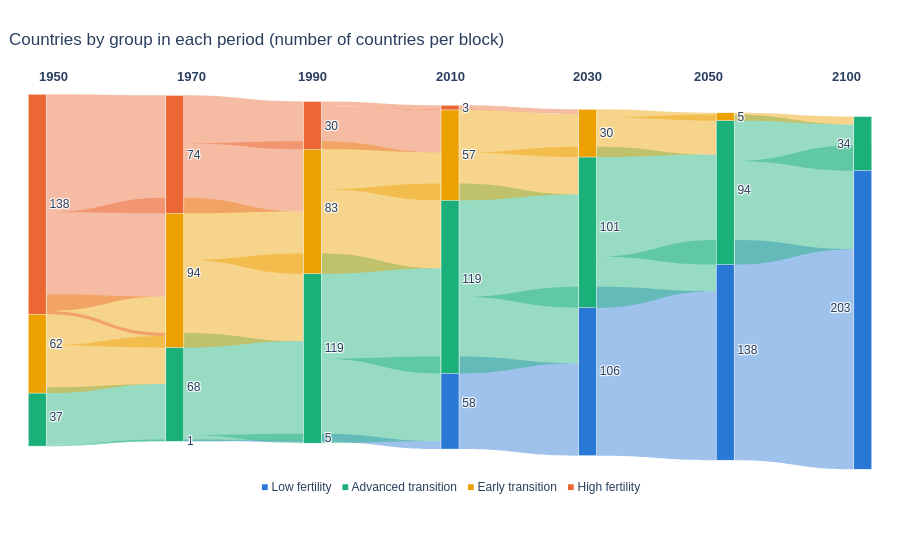

Write notebook code for a chart like this one.
### Markdown cell above
## 15. Sankey: migração entre grupos por época

Cada coluna é uma época; cada bloco é um grupo, com o número de países no tamanho do bloco. Os fluxos ligam os países que estavam em um grupo numa época e estão em outro na época seguinte. A cor do fluxo é a do grupo de origem.

### Code cell
def hex_para_rgba(cor, alfa):
    r, g, b = (int(cor[i:i + 2], 16) for i in (1, 3, 5))
    return f"rgba({r},{g},{b},{alfa})"

def sankey_epocas(grupos, k):
    nomes = [EN_GRUPO[n] for n in nomes_grupos(k)]
    epocas = sorted(grupos["epoca"].unique())
    total = grupos["LocID"].nunique()
    contagem = grupos.groupby(["epoca", "grupo"]).size()

    # Posições fixas: uma coluna por época; blocos empilhados do topo para a base
    margem_topo, altura_util, espaco = 0.90, 0.80, 0.02
    x_pos, y_pos, rotulos, cores_no, no_idx = [], [], [], [], {}
    for i, epoca in enumerate(epocas):
        x = 0.02 + i * (0.96 / (len(epocas) - 1))
        y = margem_topo
        for g in range(k):
            n = int(contagem.get((epoca, g), 0))
            if n == 0:
                continue
            altura = altura_util * n / total
            no_idx[(epoca, g)] = len(rotulos)
            x_pos.append(x)
            y_pos.append(min(0.99, max(0.01, y - altura / 2)))
            rotulos.append(f"{n}")
            cores_no.append(CORES[g])
            y -= altura + espaco

    origem, destino, valor, cor_fluxo, texto = [], [], [], [], []
    for e1, e2 in zip(epocas[:-1], epocas[1:]):
        a = grupos[grupos["epoca"] == e1].set_index("LocID")["grupo"]
        b = grupos[grupos["epoca"] == e2].set_index("LocID")["grupo"]
        juntos = pd.concat([a.rename("de"), b.rename("para")], axis=1).dropna()
        for (de, para), n in juntos.groupby(["de", "para"]).size().items():
            origem.append(no_idx[(e1, int(de))])
            destino.append(no_idx[(e2, int(para))])
            valor.append(int(n))
            cor_fluxo.append(hex_para_rgba(CORES[int(de)], 0.45))
            texto.append(f"{n} países: {nomes[int(de)]} em {e1} → {nomes[int(para)]} em {e2}")

    fig = go.Figure(go.Sankey(
        arrangement="fixed",
        node=dict(label=rotulos, x=x_pos, y=y_pos, color=cores_no, pad=4, thickness=18,
                  line=dict(color="white", width=0.5)),
        link=dict(source=origem, target=destino, value=valor, color=cor_fluxo,
                  customdata=texto, hovertemplate="%{customdata}<extra></extra>"),
    ))

    anotacoes = [
        dict(x=0.02 + i * (0.96 / (len(epocas) - 1)), y=1.06, xref="paper", yref="paper",
             text=f"<b>{epoca}</b>", showarrow=False, font=dict(size=13))
        for i, epoca in enumerate(epocas)
    ]
    legenda = "   ".join(f"<span style='color:{CORES[g]}'>■</span> {nomes[g]}" for g in range(k))
    anotacoes.append(dict(x=0.5, y=-0.04, xref="paper", yref="paper", text=legenda,
                          showarrow=False, font=dict(size=12)))

    fig.update_layout(
        title=dict(text="Countries by group in each period (number of countries per block)", x=0.01),
        height=560, margin=dict(l=20, r=20, t=90, b=80),
        annotations=anotacoes, font=dict(family="Arial", size=12),
        paper_bgcolor="white", plot_bgcolor="white",
    )
    return fig

fig_sankey = sankey_epocas(grupos_epoca, K_FINAL)
fig_sankey

### Figure 1 — Plotly figure (JSON) as saved in the notebook; plotly's stock layout.template omitted (floating-point values rounded to 4 significant figures)
{"data": [{"arrangement": "fixed", "link": {"color": ["rgba(27,175,122,0.45)", "rgba(27,175,122,0.45)", "rgba(237,161,0,0.45)", "rgba(237,161,0,0.45)", "rgba(235,104,52,0.45)", "rgba(235,104,52,0.45)", "rgba(235,104,52,0.45)", "rgba(42,120,214,0.45)", "rgba(27,175,122,0.45)", "rgba(27,175,122,0.45)", "rgba(237,161,0,0.45)", "rgba(237,161,0,0.45)", "rgba(235,104,52,0.45)", "rgba(235,104,52,0.45)", "rgba(42,120,214,0.45)", "rgba(27,175,122,0.45)", "rgba(27,175,122,0.45)", "rgba(237,161,0,0.45)", "rgba(237,161,0,0.45)", "rgba(235,104,52,0.45)", "rgba(235,104,52,0.45)", "rgba(42,120,214,0.45)", "rgba(27,175,122,0.45)", "rgba(27,175,122,0.45)", "rgba(237,161,0,0.45)", "rgba(237,161,0,0.45)", "rgba(235,104,52,0.45)", "rgba(42,120,214,0.45)", "rgba(27,175,122,0.45)", "rgba(27,175,122,0.45)", "rgba(237,161,0,0.45)", "rgba(237,161,0,0.45)", "rgba(42,120,214,0.45)", "rgba(27,175,122,0.45)", "rgba(27,175,122,0.45)", "rgba(237,161,0,0.45)"], "customdata": ["1 países: Advanced transition em 1950 → Low fertility em 1970", "36 países: Advanced transition em 1950 → Advanced transition em 1970", "30 países: Early transition em 1950 → Advanced transition em 1970", "32 países: Early transition em 1950 → Early transition em 1970", "2 países: High fertility em 1950 → Advanced transition em 1970", "62 países: High fertility em 1950 → Early transition em 1970", "74 países: High fertility em 1950 → High fertility em 1970", "1 países: Low fertility em 1970 → Low fertility em 1990", "4 países: Advanced transition em 1970 → Low fertility em 1990", "64 países: Advanced transition em 1970 → Advanced transition em 1990", "55 países: Early transition em 1970 → Advanced transition em 1990", "39 países: Early transition em 1970 → Early transition em 1990", "44 países: High fertility em 1970 → Early transition em 1990", "30 países: High fertility em 1970 → High fertility em 1990", "5 países: Low fertility em 1990 → Low fertility em 2010", "53 países: Advanced transition em 1990 → Low fertility em 2010", "66 países: Advanced transition em 1990 → Advanced transition em 2010", "53 países: Early transition em 1990 → Advanced transition em 2010", "30 países: Early transition em 1990 → Early transition em 2010", "27 países: High fertility em 1990 → Early transition em 2010", "3 países: High fertility em 1990 → High fertility em 2010", "58 países: Low fertility em 2010 → Low fertility em 2030", "48 países: Advanced transition em 2010 → Low fertility em 2030", "71 países: Advanced transition em 2010 → Advanced transition em 2030", "30 países: Early transition em 2010 → Advanced transition em 2030", "27 países: Early transition em 2010 → Early transition em 2030", "3 países: High fertility em 2010 → Early transition em 2030", "106 países: Low fertility em 2030 → Low fertility em 2050", "32 países: Advanced transition em 2030 → Low fertility em 2050", "69 países: Advanced transition em 2030 → Advanced transition em 2050", "25 países: Early transition em 2030 → Advanced transition em 2050", "5 países: Early transition em 2030 → Early transition em 2050", "138 países: Low fertility em 2050 → Low fertility em 2100", "65 países: Advanced transition em 2050 → Low fertility em 2100", "29 países: Advanced transition em 2050 → Advanced transition em 2100", "5 países: Early transition em 2050 → Advanced transition em 2100"], "hovertemplate": "%{customdata}<extra></extra>", "source": [0, 0, 1, 1, 2, 2, 2, 3, 4, 4, 5, 5, 6, 6, 7, 8, 8, 9, 9, 10, 10, 11, 12, 12, 13, 13, 14, 15, 16, 16, 17, 17, 18, 19, 19, 20], "target": [3, 4, 4, 5, 4, 5, 6, 7, 7, 8, 8, 9, 9, 10, 11, 11, 12, 12, 13, 13, 14, 15, 15, 16, 16, 17, 17, 18, 18, 19, 19, 20, 21, 21, 22, 22], "value": [1, 36, 30, 32, 2, 62, 74, 1, 4, 64, 55, 39, 44, 30, 5, 53, 66, 53, 30, 27, 3, 58, 48, 71, 30, 27, 3, 106, 32, 69, 25, 5, 138, 65, 29, 5]}, "node": {"color": ["#1baf7a", "#eda100", "#eb6834", "#2a78d6", "#1baf7a", "#eda100", "#eb6834", "#2a78d6", "#1baf7a", "#eda100", "#eb6834", "#2a78d6", "#1baf7a", "#eda100", "#eb6834", "#2a78d6", "#1baf7a", "#eda100", "#2a78d6", "#1baf7a", "#eda100", "#2a78d6", "#1baf7a"], "label": ["37", "62", "138", "1", "68", "94", "74", "5", "119", "83", "30", "58", "119", "57", "3", "106", "101", "30", "138", "94", "5", "203", "34"], "line": {"color": "white", "width": 0.5}, "pad": 4, "thickness": 18, "x": [0.02, 0.02, 0.02, 0.18, 0.18, 0.18, 0.18, 0.34, 0.34, 0.34, 0.34, 0.5, 0.5, 0.5, 0.5, 0.66, 0.66, 0.66, 0.82, 0.82, 0.82, 0.98, 0.98], "y": [0.8376, 0.6505, 0.2929, 0.8983, 0.7619, 0.4684, 0.1649, 0.8916, 0.6623, 0.3014, 0.09063, 0.8021, 0.4834, 0.1663, 0.04506, 0.7211, 0.3517, 0.1106, 0.6671, 0.2555, 0.06844, 0.5574, 0.1374]}, "type": "sankey"}], "layout": {"annotations": [{"font": {"size": 13}, "showarrow": false, "text": "<b>1950</b>", "x": 0.02, "xref": "paper", "y": 1.06, "yref": "paper"}, {"font": {"size": 13}, "showarrow": false, "text": "<b>1970</b>", "x": 0.18, "xref": "paper", "y": 1.06, "yref": "paper"}, {"font": {"size": 13}, "showarrow": false, "text": "<b>1990</b>", "x": 0.34, "xref": "paper", "y": 1.06, "yref": "paper"}, {"font": {"size": 13}, "showarrow": false, "text": "<b>2010</b>", "x": 0.5, "xref": "paper", "y": 1.06, "yref": "paper"}, {"font": {"size": 13}, "showarrow": false, "text": "<b>2030</b>", "x": 0.66, "xref": "paper", "y": 1.06, "yref": "paper"}, {"font": {"size": 13}, "showarrow": false, "text": "<b>2050</b>", "x": 0.82, "xref": "paper", "y": 1.06, "yref": "paper"}, {"font": {"size": 13}, "showarrow": false, "text": "<b>2100</b>", "x": 0.98, "xref": "paper", "y": 1.06, "yref": "paper"}, {"font": {"size": 12}, "showarrow": false, "text": "<span style='color:#2a78d6'>■</span> Low fertility   <span style='color:#1baf7a'>■</span> Advanced transition   <span style='color:#eda100'>■</span> Early transition   <span style='color:#eb6834'>■</span> High fertility", "x": 0.5, "xref": "paper", "y": -0.04, "yref": "paper"}], "font": {"family": "Arial", "size": 12}, "height": 560, "margin": {"b": 80, "l": 20, "r": 20, "t": 90}, "paper_bgcolor": "white", "plot_bgcolor": "white", "title": {"text": "Countries by group in each period (number of countries per block)", "x": 0.01}}}
